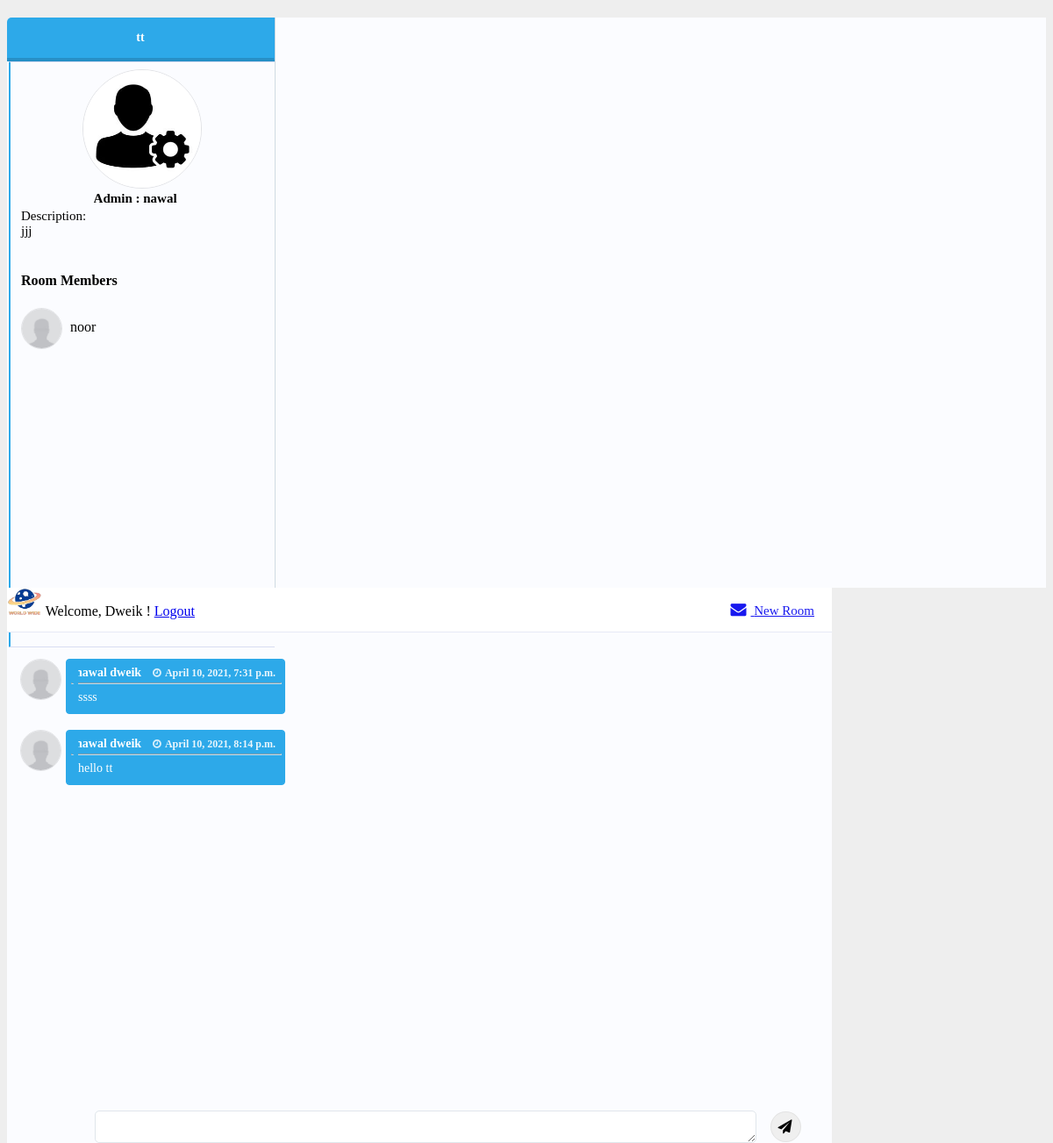
The app's page /groups/group_name/1 (signed in), older data.
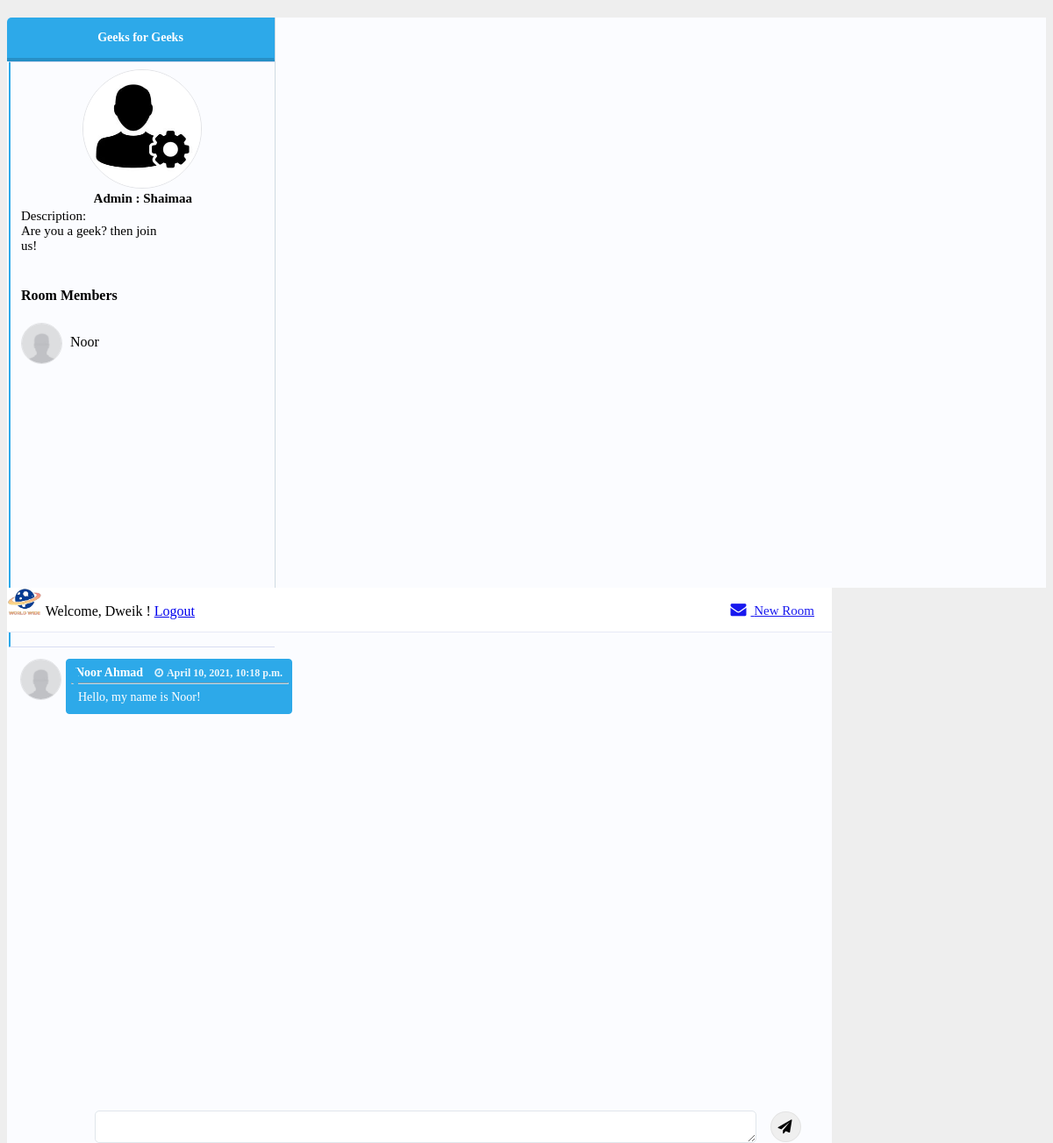
The same page, newer data.
### app/models.py (models this page shows, shortened)
class Group(models.Model):
    planner = models.ForeignKey(User, related_name="groupsPlannedByUser", on_delete = models.CASCADE)
    group_name = models.TextField()
    description = models.TextField()
    users = models.ManyToManyField(User, related_name="groups")
    created_at = models.DateTimeField(auto_now_add=True)
    updated_at = models.DateTimeField(auto_now=True)

class User(models.Model):
    first_name = models.CharField(max_length=255)
    last_name = models.CharField(max_length=255)
    email = models.CharField(max_length=255)
    password = models.CharField(max_length=255)
    created_at = models.DateTimeField(auto_now_add=True)
    updated_at = models.DateTimeField(auto_now=True)
    objects = BlogManager()

class Message(models.Model):
    context = models.TextField()
    sender = models.ForeignKey(User, related_name= 'messages_sent', on_delete = models.CASCADE )
    group = models.ForeignKey(Group, related_name= 'messages_group', on_delete = models.CASCADE)
    created_at = models.DateTimeField(auto_now_add=True)
    updated_at = models.DateTimeField(auto_now=True)
    objects = MessageManager()

### app/views.py (the view)
# urls.py: path('groups/group_name/<int:group_id>', views.view_group_name),
def view_group_name(request,group_id):
    current_group = models.selected_group(group_id)
    messages = Message.objects.filter(group=current_group)
    context = {
        'group_name': current_group.group_name,
        'group_id': current_group.id,
        'messages': messages,
        'planner': current_group.planner.first_name,
        'plannerId': current_group.planner.id,
        'description': current_group.description,
        'groupUsers': models.users_joining_the_group(request.session['login_user'],group_id)
    }
    return render(request,"group.html",context)

### app/models.py (called while the page is built)
def selected_group(group_id):
    group=Group.objects.get(id=group_id)
    return group

def users_joining_the_group(user_id,group_id):
    this_group = Group.objects.get(id=group_id)
    allGroupJoiners = User.objects.filter(groups=this_group)
    return allGroupJoiners

### app/templates/group.html (shortened to what this page needs)
<!DOCTYPE html>
<html lang="en">
<head>
    {% load static %}
    <link rel="stylesheet" href="{% static 'css/dashboard_style.css' %}">
    <link href="https://maxcdn.bootstrapcdn.com/font-awesome/4.3.0/css/font-awesome.min.css" rel="stylesheet">
</head>
<body>
    <div class="container">
        <div class="panel messages-panel">
            <div class="contacts-list">
                <div class="inbox-categories">
                    <div data-toggle="tab" data-target="#inbox" class="active"> {{group_name}} </div>
                </div>
                <div class="tab-content">
                    <div id="inbox" class="contacts-outter-wrapper tab-pane active">
                        <div class="contacts-outter">
                            <ul class="list-unstyled contacts">
                                <li data-toggle="tab" data-target="#inbox-message-1" class="active">
                                    <img alt="" style="width: 134px;
                                    height: 134px;
                                    margin-left: 23%;" class="img-circle medium-image" src="/static/admin.JPG">
                                    <br />
                                    <div class="vcentered info-combo">
                                        <h3  style="margin-left: 48%;font-size: 15px;" class="no-margin-bottom name"> Admin : {{planner}} </h3>
                                        <div style="font-size: 15px;"> Description: <br />{{description}}</div>
                                        <br/>
                                    </div>
                                    <br />
                                    <div>
                                        <h4> Room Members</h4>
                                        {% for groupUser in groupUsers %}
                                        {% if groupUser.id != plannerId %}
                                        <img alt="" class="img-circle medium-image" src="/static/avatar.jpg">
                                        <output>{{groupUser.first_name}}</output>
                                        <br />
                                        {% endif %}
                                        {% endfor %}
                                    </div>
                                </li>
                            </ul>
                        </div>
                    </div>
                </div>
            </div>
            <div class="tab-content">
                <div class="tab-pane message-body active" id="inbox-message-1">
                    <div class="message-top">
                        <a class="btn btn btn-success new-message" href="/groups/add"> <i class="fa fa-envelope"></i>
                            New Room </a>
                            <div role="list" class="w-clearfix w-dyn-items w-row">
                                <div class="category-wrapper w-dyn-item w-col w-col-2" style="white-space: nowrap;"><img src="{% static 'logo.png'%}" alt="logo" width="40px" style="max-width: none;"> Welcome, {{request.session.name}} !    <a href="/logout">Logout</a></a></div>
                            </div>
                    </div>
                    <div class="message-chat">
                        <div class="chat-body">
{% for message in messages %}
{% if message.sender.id != request.session.login_user %}
                            <div class="message info">
                                <img alt="" class="img-circle medium-image" src="/static/avatar.jpg">
                                <div class="message-body">
                                    <div class="message-info">
                                        <h4> {{message.sender.first_name}}  {{message.sender.last_name}}</h4>
                                        <h5> <i class="fa fa-clock-o"></i> {{message.created_at}} </h5>
                                    </div>
                                    <hr>
                                    <div class="message-text">
                                        {{message.context}}
                                    </div>
                                </div>
                                <br>
                            </div>
                            {% endif %}
                            {% endfor %}
                        </div>
                            <form action="/groups/addMsg/{{group_id}}" method="POST">
                                <div class="chat-footer new-message-textarea">
                                <textarea style="height: 35px !important;" type="text" class="send-message-text" id="content" name="content" ></textarea>
                                <button type="submit" class="send-message-button btn-info"> <i class="fa fa-send"></i>
                                </button>
                                </div>
                        </div>
                    </div>
                </div>
            </div>
        </div>
</body>
</html>

Row changes from the older to the newer data that the page shows:
removed Message: sender.first_name "nawal", sender.last_name "dweik", created_at "April 10, 2021, 7:31 p.m.", context "ssss"
removed Message: sender.first_name "nawal", sender.last_name "dweik", created_at "April 10, 2021, 8:14 p.m.", context "hello tt"
changed Group: group_name "tt" → "Geeks for Geeks"; description "jjj" → "Are you a geek? then join us!"
changed User: first_name "nawal" → "Shaimaa"; session.name "Dweik" → (not shown)
changed User: first_name "noor" → "Noor"
added Message: sender.first_name "Noor", sender.last_name "Ahmad", created_at "April 10, 2021, 10:18 p.m.", context "Hello, my name is Noor!"
Text that changed along with them:
{{ request.session.name }}: (not shown) → "Dweik"
